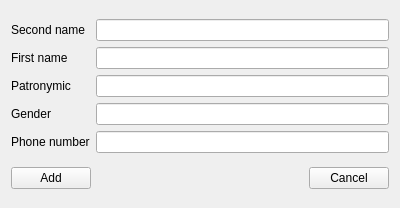
<?xml version="1.0" encoding="UTF-8"?>
<ui version="4.0">
 <class>AddAddressBookRow</class>
 <widget class="QWidget" name="AddAddressBookRow">
  <property name="geometry">
   <rect>
    <x>0</x>
    <y>0</y>
    <width>400</width>
    <height>208</height>
   </rect>
  </property>
  <property name="windowTitle">
   <string>Form</string>
  </property>
  <layout class="QGridLayout" name="gridLayout_2">
   <item row="0" column="0">
    <layout class="QGridLayout" name="gridLayout">
     <item row="1" column="0">
      <widget class="QLabel" name="label_2">
       <property name="text">
        <string>First name</string>
       </property>
      </widget>
     </item>
     <item row="3" column="0">
      <widget class="QLabel" name="label_5">
       <property name="text">
        <string>Gender</string>
       </property>
      </widget>
     </item>
     <item row="2" column="0">
      <widget class="QLabel" name="label_4">
       <property name="text">
        <string>Patronymic</string>
       </property>
      </widget>
     </item>
     <item row="4" column="0">
      <widget class="QLabel" name="label_3">
       <property name="text">
        <string>Phone number</string>
       </property>
      </widget>
     </item>
     <item row="0" column="1">
      <widget class="QLineEdit" name="lineEditSName"/>
     </item>
     <item row="1" column="1">
      <widget class="QLineEdit" name="lineEditFName"/>
     </item>
     <item row="2" column="1">
      <widget class="QLineEdit" name="lineEditPatronymic"/>
     </item>
     <item row="3" column="1">
      <widget class="QLineEdit" name="lineEditGender"/>
     </item>
     <item row="4" column="1">
      <widget class="QLineEdit" name="lineEditPhoneNumber"/>
     </item>
     <item row="0" column="0">
      <widget class="QLabel" name="label">
       <property name="text">
        <string>Second name</string>
       </property>
      </widget>
     </item>
    </layout>
   </item>
   <item row="1" column="0">
    <layout class="QHBoxLayout" name="horizontalLayout">
     <item>
      <widget class="QPushButton" name="pushButtonAdd">
       <property name="text">
        <string>Add</string>
       </property>
      </widget>
     </item>
     <item>
      <spacer name="horizontalSpacer">
       <property name="orientation">
        <enum>Qt::Horizontal</enum>
       </property>
       <property name="sizeHint" stdset="0">
        <size>
         <width>40</width>
         <height>20</height>
        </size>
       </property>
      </spacer>
     </item>
     <item>
      <widget class="QPushButton" name="pushButtonCancel">
       <property name="text">
        <string>Cancel</string>
       </property>
      </widget>
     </item>
    </layout>
   </item>
  </layout>
 </widget>
 <resources/>
 <connections/>
</ui>
